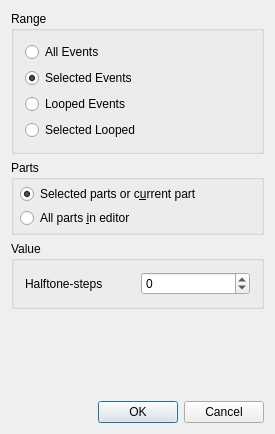
<?xml version="1.0" encoding="UTF-8"?>
<ui version="4.0">
 <class>TransposeBase</class>
 <widget class="QDialog" name="TransposeBase">
  <property name="geometry">
   <rect>
    <x>0</x>
    <y>0</y>
    <width>275</width>
    <height>434</height>
   </rect>
  </property>
  <property name="windowTitle">
   <string>MusE: Transpose</string>
  </property>
  <layout class="QVBoxLayout" name="verticalLayout_2">
   <property name="spacing">
    <number>6</number>
   </property>
   <property name="leftMargin">
    <number>11</number>
   </property>
   <property name="topMargin">
    <number>11</number>
   </property>
   <property name="rightMargin">
    <number>11</number>
   </property>
   <property name="bottomMargin">
    <number>11</number>
   </property>
   <item>
    <widget class="QGroupBox" name="rangeBox">
     <property name="title">
      <string>Range</string>
     </property>
     <layout class="QVBoxLayout" name="verticalLayout">
      <property name="spacing">
       <number>6</number>
      </property>
      <property name="leftMargin">
       <number>11</number>
      </property>
      <property name="topMargin">
       <number>11</number>
      </property>
      <property name="rightMargin">
       <number>11</number>
      </property>
      <property name="bottomMargin">
       <number>11</number>
      </property>
      <item>
       <widget class="QRadioButton" name="all_events_button">
        <property name="text">
         <string>All Events</string>
        </property>
       </widget>
      </item>
      <item>
       <widget class="QRadioButton" name="selected_events_button">
        <property name="text">
         <string>Selected Events</string>
        </property>
        <property name="checked">
         <bool>true</bool>
        </property>
       </widget>
      </item>
      <item>
       <widget class="QRadioButton" name="looped_events_button">
        <property name="text">
         <string>Looped Events</string>
        </property>
       </widget>
      </item>
      <item>
       <widget class="QRadioButton" name="selected_looped_button">
        <property name="text">
         <string>Selected Looped</string>
        </property>
       </widget>
      </item>
     </layout>
    </widget>
   </item>
   <item>
    <widget class="QGroupBox" name="partsBox">
     <property name="sizePolicy">
      <sizepolicy hsizetype="Preferred" vsizetype="Minimum">
       <horstretch>0</horstretch>
       <verstretch>0</verstretch>
      </sizepolicy>
     </property>
     <property name="title">
      <string>Parts</string>
     </property>
     <layout class="QVBoxLayout" name="verticalLayout_3">
      <property name="spacing">
       <number>4</number>
      </property>
      <property name="leftMargin">
       <number>6</number>
      </property>
      <property name="topMargin">
       <number>4</number>
      </property>
      <property name="rightMargin">
       <number>6</number>
      </property>
      <property name="bottomMargin">
       <number>4</number>
      </property>
      <item>
       <widget class="QRadioButton" name="not_all_parts_button">
        <property name="text">
         <string>Selected parts or c&amp;urrent part</string>
        </property>
        <property name="checked">
         <bool>true</bool>
        </property>
       </widget>
      </item>
      <item>
       <widget class="QRadioButton" name="all_parts_button">
        <property name="text">
         <string>All parts &amp;in editor</string>
        </property>
       </widget>
      </item>
     </layout>
    </widget>
   </item>
   <item>
    <widget class="QGroupBox" name="groupBox_2">
     <property name="title">
      <string>Value</string>
     </property>
     <property name="flat">
      <bool>false</bool>
     </property>
     <property name="checkable">
      <bool>false</bool>
     </property>
     <layout class="QGridLayout" name="gridLayout">
      <property name="leftMargin">
       <number>11</number>
      </property>
      <property name="topMargin">
       <number>11</number>
      </property>
      <property name="rightMargin">
       <number>11</number>
      </property>
      <property name="bottomMargin">
       <number>11</number>
      </property>
      <property name="spacing">
       <number>6</number>
      </property>
      <item row="0" column="0">
       <widget class="QLabel" name="TextLabel3">
        <property name="text">
         <string>Halftone-steps</string>
        </property>
        <property name="wordWrap">
         <bool>false</bool>
        </property>
       </widget>
      </item>
      <item row="0" column="1">
       <widget class="QSpinBox" name="amount_spinbox">
        <property name="accelerated">
         <bool>true</bool>
        </property>
        <property name="suffix">
         <string/>
        </property>
        <property name="minimum">
         <number>-127</number>
        </property>
        <property name="maximum">
         <number>127</number>
        </property>
        <property name="singleStep">
         <number>1</number>
        </property>
        <property name="value">
         <number>0</number>
        </property>
       </widget>
      </item>
     </layout>
    </widget>
   </item>
   <item>
    <spacer name="verticalSpacer">
     <property name="orientation">
      <enum>Qt::Vertical</enum>
     </property>
     <property name="sizeHint" stdset="0">
      <size>
       <width>20</width>
       <height>40</height>
      </size>
     </property>
    </spacer>
   </item>
   <item>
    <layout class="QHBoxLayout" name="horizontalLayout">
     <property name="spacing">
      <number>6</number>
     </property>
     <item>
      <spacer name="Spacer1">
       <property name="orientation">
        <enum>Qt::Horizontal</enum>
       </property>
       <property name="sizeType">
        <enum>QSizePolicy::Expanding</enum>
       </property>
       <property name="sizeHint" stdset="0">
        <size>
         <width>20</width>
         <height>20</height>
        </size>
       </property>
      </spacer>
     </item>
     <item>
      <widget class="QPushButton" name="okButton">
       <property name="text">
        <string>OK</string>
       </property>
       <property name="autoDefault">
        <bool>false</bool>
       </property>
       <property name="default">
        <bool>true</bool>
       </property>
      </widget>
     </item>
     <item>
      <widget class="QPushButton" name="cancelButton">
       <property name="text">
        <string>Cancel</string>
       </property>
      </widget>
     </item>
    </layout>
   </item>
  </layout>
 </widget>
 <layoutdefault spacing="6" margin="11"/>
 <resources/>
 <connections>
  <connection>
   <sender>okButton</sender>
   <signal>clicked()</signal>
   <receiver>TransposeBase</receiver>
   <slot>accept()</slot>
   <hints>
    <hint type="sourcelabel">
     <x>20</x>
     <y>20</y>
    </hint>
    <hint type="destinationlabel">
     <x>20</x>
     <y>20</y>
    </hint>
   </hints>
  </connection>
  <connection>
   <sender>cancelButton</sender>
   <signal>clicked()</signal>
   <receiver>TransposeBase</receiver>
   <slot>reject()</slot>
   <hints>
    <hint type="sourcelabel">
     <x>20</x>
     <y>20</y>
    </hint>
    <hint type="destinationlabel">
     <x>20</x>
     <y>20</y>
    </hint>
   </hints>
  </connection>
 </connections>
</ui>
